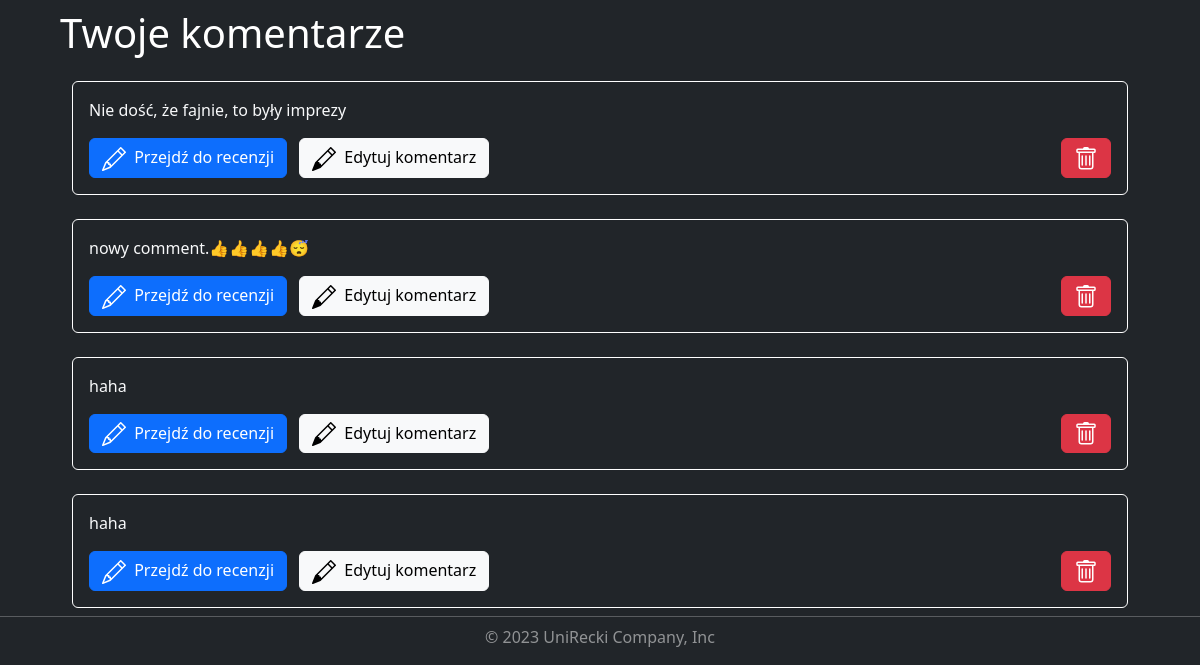
Before: /account/profile/1/ (signed in, lower part) with the older database file.
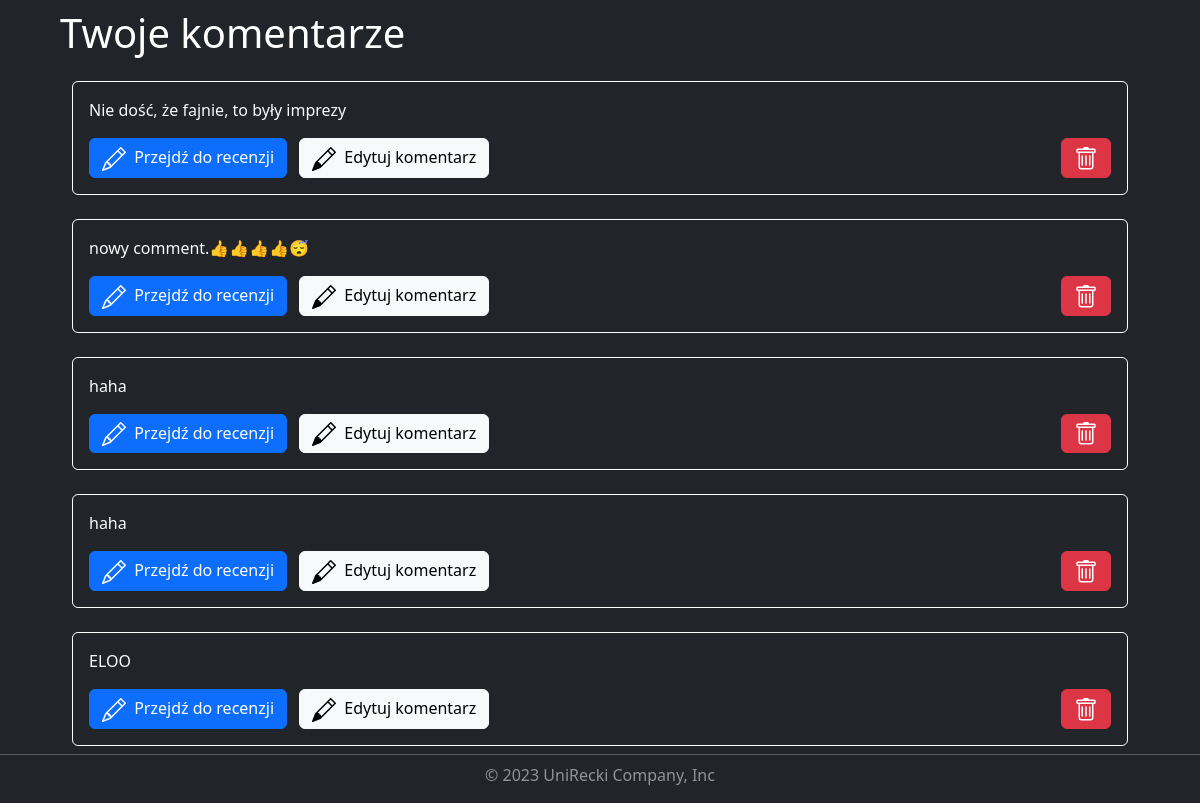
After: the same page with the newer database file.
### universities/models.py (models this page shows, shortened)
class Comment(models.Model):
    description = models.CharField( max_length=3000)
    add_date = models.DateTimeField(default=timezone.now, blank=True)
    review = models.ForeignKey(Review, on_delete=models.CASCADE)
    user = models.ForeignKey(User, on_delete=models.CASCADE)
    class Meta:
        verbose_name = 'Comment'
        verbose_name_plural = 'Comments'

### account/views.py (the view, shortened to what this page needs)
# urls.py: path('profile/<int:user_id>/', views.profile, name='profile'),
@login_required
def profile(request, user_id):
    if request.user.id != user_id:
        return redirect('index')
    user = User.objects.get(id=user_id)
    reviews = Review.objects.filter(user=user)
    comments = Comment.objects.filter(user=user)
    return render(request, 'account/profile.html', {
        'user': user,
        'reviews': reviews,
        'comments': comments
        })

### account/templates/account/profile.html (shortened to what this page needs)
{% extends "base.html" %}
{% load static %}
{% block css %}
    <link rel="stylesheet" href={% static "account/profile.css" %}>
{% endblock css %}
{% block content %}
    <div class="container mt-5">
        <div class="row">
            <h1 class="m-0 p-0">Twoje komentarze</h1>
        </div>
        {% for comment in comments %}
            <div class="card bg-dark text-light mt-4">
                <div class="card-body">
                    <p class="card-text">{{ comment.description }}</p>
                    <div class="row">
                        <div class="col-10">
                            <a href="{% url 'review_detail' comment.review.pk %}"
                               class="btn btn-primary me-2">
                                Przejdź do recenzji
                            </a>
                            <a href="{% url 'comment_update' comment.pk %}"
                               class="btn btn-light me-2 comment-edit">
                                Edytuj komentarz
                            </a>
                        </div>
                        <div class="col-2 d-flex justify-content-end align-items-end">
                            <a href="{% url 'comment_delete' comment.pk %}"
                               class="btn btn-danger"
                               title="Usuń komentarz">
                            </a>
                        </div>
                    </div>
                </div>
            </div>
        {% empty %}
            <div class="row">
                <p class="p-0 mt-4">
                    Nie dodano jeszcze żadnego komentarza. Aby to zrobić, przejdź do zakładki <a href="{% url 'university_list' %}">uczelnie.</a>
                </p>
            </div>
        {% endfor %}
    </div>
{% endblock content %}

Changed rows visible on the page:
added Comment: description "ELOO"
